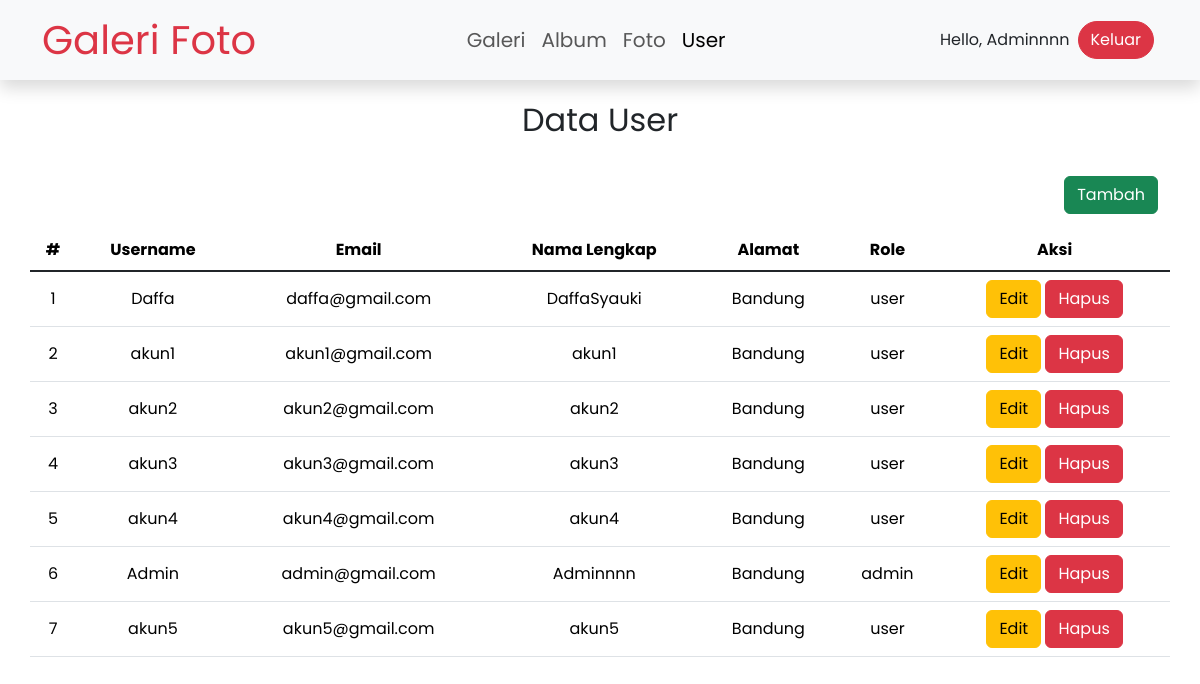
The app's page /admin/user.php (signed in) with its own data.
### tables this page shows
CREATE TABLE `user` (
  `id_user` int NOT NULL,
  `username` varchar(255) NOT NULL,
  `password` varchar(255) NOT NULL,
  `email` varchar(255) NOT NULL,
  `nama_lengkap` varchar(255) NOT NULL,
  `alamat` text NOT NULL,
  `role` enum('admin','user') NOT NULL
);

### admin/user.php (the view, shortened to what this page needs)
<?php
    require_once("../config/koneksi.php");
    $nama = $_SESSION['nama'];
?>
<!DOCTYPE html>
<html lang="en">
<head>
    <link rel="stylesheet" href="../assets/css/style.css">
    <link rel="stylesheet" type="text/css" href="../assets/css/bootstrap.min.css">
</head>
<body>
    <nav class="navbar navbar-expand-lg bg-body-tertiary fixed-top navbar-custom shadow">
    <div class="container">
        <a class="fs-1 text-danger" href="index.php" style="text-decoration: none">Galeri Foto</a>
        <div class="collapse navbar-collapse" id="navbarNavAltMarkup">
        <div class="navbar-nav mx-auto">
            <a href="galeri.php" class="nav-link">Galeri</a>
           <a href="album.php" class="nav-link">Album</a>
           <a href="foto.php" class="nav-link">Foto</a>
           <a href="user.php" class="nav-link active">User</a>
        </div>
        <p class="m-1">Hello, <?php echo $nama ?></p>
        <a href="../config/aksi_logout.php" class="btn btn-danger m-1 rounded-pill">Keluar</a>
        </div>
    </div>
    </nav>
    <div class="container pt-3">
        <p class="fs-2 text-center">Data User</p>
        <div class="row justify-content-end pt-3">
            <div class="col-auto">
                <button type="button" class="btn btn-success" data-bs-toggle="modal" data-bs-target="#tambah">Tambah</button>
            </div>
        </div>
        <div class="row pt-3">
            <table class="table table-hover text-center align-middle">
                <thead >
                    <tr>
                        <th>#</th>
                        <th>Username</th>
                        <th>Email</th>
                        <th>Nama Lengkap</th>
                        <th>Alamat</th>
                        <th>Role</th>
                        <th>Aksi</th>
                    </tr>
                </thead>
                <tbody class="table-group-divider">
                    <?php
                        $no = 1;
                        $query = "SELECT * from user";
                        $sql = mysqli_query($koneksi, $query);
                        while($data = mysqli_fetch_array($sql)) {
                    ?>
                    <tr class="">
                        <td><?php echo $no++ ?></td>
                        <td><?php echo $data['username'] ?></td>
                        <td><?php echo $data['email'] ?></td>
                        <td><?php echo $data['nama_lengkap'] ?></td>
                        <td><?php echo $data['alamat'] ?></td>
                        <td><?php echo $data['role'] ?></td>
                        <td>
                            <button type="button" class="btn btn-warning" data-bs-toggle="modal" data-bs-target="#edit<?php echo $data['id_user']?>">Edit</button>
                            <button type="button" class="btn btn-danger" data-bs-toggle="modal" data-bs-target="#hapus<?php echo $data['id_user']?>">Hapus</button>
                        </td>
                    </tr>
                    <?php } ?>
                </tbody>
            </table>
        </div>
    </div>
</body>
</html>

### assets/css/style.css (style rules this page uses)
* { margin: 0; padding: 0; box-sizing: border-box; font-family: 'Poppins', sans-serif; }
body { padding-top: 80px; }
.navbar-custom { height: 80px; padding: 20px 0; font-size: 1rem; }
.navbar-custom .nav-link { font-size: 1.25rem; }

### records on screen
user: username "Daffa", email "daffa@gmail.com", nama_lengkap "DaffaSyauki", alamat "Bandung", role "user"
user: username "akun1", email "akun1@gmail.com", nama_lengkap "akun1", alamat "Bandung", role "user"
user: username "akun2", email "akun2@gmail.com", nama_lengkap "akun2", alamat "Bandung", role "user"
user: username "akun3", email "akun3@gmail.com", nama_lengkap "akun3", alamat "Bandung", role "user"
user: username "akun4", email "akun4@gmail.com", nama_lengkap "akun4", alamat "Bandung", role "user"
user: username "Admin", email "admin@gmail.com", nama_lengkap "Adminnnn", alamat "Bandung", role "admin"
user: username "akun5", email "akun5@gmail.com", nama_lengkap "akun5", alamat "Bandung", role "user"

### other values on screen
$nama "Adminnnn"
